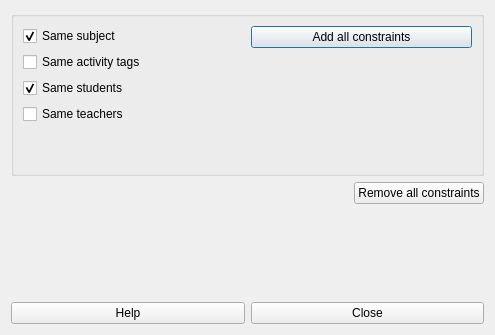
<?xml version="1.0" encoding="UTF-8"?>
<ui version="4.0">
 <class>AddRemoveMultipleConstraintsActivitiesSameStartingHourForm_template</class>
 <widget class="QDialog" name="AddRemoveMultipleConstraintsActivitiesSameStartingHourForm_template">
  <property name="geometry">
   <rect>
    <x>0</x>
    <y>0</y>
    <width>495</width>
    <height>335</height>
   </rect>
  </property>
  <property name="windowTitle">
   <string>Add/remove multiple constraints activities same starting hour</string>
  </property>
  <layout class="QGridLayout" name="gridLayout_2">
   <item row="0" column="0">
    <widget class="QGroupBox" name="groupBox">
     <property name="title">
      <string/>
     </property>
     <layout class="QGridLayout" name="gridLayout">
      <item row="0" column="0">
       <layout class="QHBoxLayout" name="horizontalLayout_2">
        <item>
         <layout class="QVBoxLayout" name="verticalLayout">
          <item>
           <widget class="QCheckBox" name="sameSubjectCheckBox">
            <property name="text">
             <string>Same subject</string>
            </property>
            <property name="checked">
             <bool>true</bool>
            </property>
           </widget>
          </item>
          <item>
           <widget class="QCheckBox" name="sameActivityTagsCheckBox">
            <property name="text">
             <string>Same activity tags</string>
            </property>
            <property name="checked">
             <bool>false</bool>
            </property>
           </widget>
          </item>
          <item>
           <widget class="QCheckBox" name="sameStudentsCheckBox">
            <property name="text">
             <string>Same students</string>
            </property>
            <property name="checked">
             <bool>true</bool>
            </property>
           </widget>
          </item>
          <item>
           <widget class="QCheckBox" name="sameTeachersCheckBox">
            <property name="text">
             <string>Same teachers</string>
            </property>
            <property name="checked">
             <bool>false</bool>
            </property>
           </widget>
          </item>
          <item>
           <spacer name="verticalSpacer_2">
            <property name="orientation">
             <enum>Qt::Vertical</enum>
            </property>
            <property name="sizeHint" stdset="0">
             <size>
              <width>20</width>
              <height>40</height>
             </size>
            </property>
           </spacer>
          </item>
         </layout>
        </item>
        <item>
         <layout class="QVBoxLayout" name="verticalLayout_2">
          <item>
           <widget class="QPushButton" name="addAllConstraintsPushButton">
            <property name="text">
             <string>Add all constraints</string>
            </property>
           </widget>
          </item>
          <item>
           <spacer name="verticalSpacer">
            <property name="orientation">
             <enum>Qt::Vertical</enum>
            </property>
            <property name="sizeHint" stdset="0">
             <size>
              <width>20</width>
              <height>40</height>
             </size>
            </property>
           </spacer>
          </item>
         </layout>
        </item>
       </layout>
      </item>
     </layout>
    </widget>
   </item>
   <item row="1" column="0">
    <layout class="QHBoxLayout" name="horizontalLayout_3">
     <item>
      <spacer name="horizontalSpacer">
       <property name="orientation">
        <enum>Qt::Horizontal</enum>
       </property>
       <property name="sizeHint" stdset="0">
        <size>
         <width>40</width>
         <height>20</height>
        </size>
       </property>
      </spacer>
     </item>
     <item>
      <widget class="QPushButton" name="removeAllConstraintsPushButton">
       <property name="text">
        <string>Remove all constraints</string>
       </property>
      </widget>
     </item>
    </layout>
   </item>
   <item row="2" column="0">
    <spacer name="verticalSpacer_3">
     <property name="orientation">
      <enum>Qt::Vertical</enum>
     </property>
     <property name="sizeHint" stdset="0">
      <size>
       <width>20</width>
       <height>38</height>
      </size>
     </property>
    </spacer>
   </item>
   <item row="3" column="0">
    <layout class="QHBoxLayout" name="horizontalLayout">
     <item>
      <widget class="QPushButton" name="helpPushButton">
       <property name="text">
        <string>Help</string>
       </property>
      </widget>
     </item>
     <item>
      <widget class="QPushButton" name="closePushButton">
       <property name="text">
        <string>Close</string>
       </property>
      </widget>
     </item>
    </layout>
   </item>
  </layout>
 </widget>
 <resources/>
 <connections/>
</ui>
